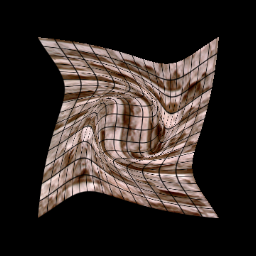

Write Python code to recreate this figure.
#!/usr/bin/env python

# Write and read MNI transforms (thin plate spline and grid), apply to an image.

import os
import tempfile

import vtkmodules.vtkInteractionStyle  # noqa: F401
import vtkmodules.vtkRenderingFreeType  # noqa: F401
import vtkmodules.vtkRenderingOpenGL2  # noqa: F401

from vtkmodules.vtkCommonCore import (
    vtkLookupTable,
    vtkPoints,
)
from vtkmodules.vtkCommonTransforms import (
    vtkGeneralTransform,
    vtkThinPlateSplineTransform,
    vtkTransform,
)
from vtkmodules.vtkFiltersHybrid import (
    vtkGridTransform,
    vtkTransformToGrid,
)
from vtkmodules.vtkIOImage import vtkBMPReader
from vtkmodules.vtkIOMINC import (
    vtkMNITransformReader,
    vtkMNITransformWriter,
)
from vtkmodules.vtkImagingCore import (
    vtkImageBlend,
    vtkImageMapToColors,
    vtkImageReslice,
)
from vtkmodules.vtkImagingSources import vtkImageGridSource
from vtkmodules.vtkRenderingCore import (
    vtkImageActor,
    vtkRenderWindow,
    vtkRenderWindowInteractor,
    vtkRenderer,
)

# Source
data_dir = os.environ.get("VPE_DATA_DIR", os.path.dirname(os.path.abspath(__file__)))
temp_dir = tempfile.mkdtemp()

# Create an image grid overlay
grid_source = vtkImageGridSource()
grid_source.SetGridSpacing(16, 16, 0)
grid_source.SetGridOrigin(0, 0, 0)
grid_source.SetDataExtent(0, 255, 0, 255, 0, 0)
grid_source.SetDataScalarTypeToUnsignedChar()

alpha_lut = vtkLookupTable()
alpha_lut.SetTableRange(0, 1)
alpha_lut.SetValueRange(1.0, 0.0)
alpha_lut.SetSaturationRange(0.0, 0.0)
alpha_lut.SetHueRange(0.0, 0.0)
alpha_lut.SetAlphaRange(0.0, 1.0)
alpha_lut.Build()

alpha_colors = vtkImageMapToColors()
alpha_colors.SetInputConnection(grid_source.GetOutputPort())
alpha_colors.SetLookupTable(alpha_lut)

# Read the background image
bmp_reader = vtkBMPReader()
bmp_reader.SetFileName(os.path.join(data_dir, "masonry.bmp"))

image_blend = vtkImageBlend()
image_blend.AddInputConnection(bmp_reader.GetOutputPort())
image_blend.AddInputConnection(alpha_colors.GetOutputPort())

# Create a ThinPlateSpline transform
source_points = vtkPoints()
source_points.SetNumberOfPoints(8)
source_points.SetPoint(0, 0, 0, 0)
source_points.SetPoint(1, 0, 255, 0)
source_points.SetPoint(2, 255, 0, 0)
source_points.SetPoint(3, 255, 255, 0)
source_points.SetPoint(4, 96, 96, 0)
source_points.SetPoint(5, 96, 159, 0)
source_points.SetPoint(6, 159, 159, 0)
source_points.SetPoint(7, 159, 96, 0)

target_points = vtkPoints()
target_points.SetNumberOfPoints(8)
target_points.SetPoint(0, 0, 0, 0)
target_points.SetPoint(1, 0, 255, 0)
target_points.SetPoint(2, 255, 0, 0)
target_points.SetPoint(3, 255, 255, 0)
target_points.SetPoint(4, 96, 159, 0)
target_points.SetPoint(5, 159, 159, 0)
target_points.SetPoint(6, 159, 96, 0)
target_points.SetPoint(7, 96, 96, 0)

tps_transform = vtkThinPlateSplineTransform()
tps_transform.SetSourceLandmarks(source_points)
tps_transform.SetTargetLandmarks(target_points)
tps_transform.SetBasisToR2LogR()

# Write the TPS transform
tps_file = os.path.join(temp_dir, "mni-thinplatespline.xfm")
tps_writer = vtkMNITransformWriter()
tps_writer.SetFileName(tps_file)
tps_writer.SetTransform(tps_transform)
tps_writer.Write()

# Read TPS back
tps_transform_reader = vtkMNITransformReader()
tps_transform_reader.SetFileName(tps_file)
tps_read_transform = tps_transform_reader.GetTransform()

# Make a linear transform
linear_transform = vtkTransform()
linear_transform.PostMultiply()
linear_transform.Translate(-127.5, -127.5, 0)
linear_transform.RotateZ(30)
linear_transform.Translate(+127.5, +127.5, 0)

# Remove the linear part from TPS
tps_general_transform = vtkGeneralTransform()
tps_general_transform.SetInput(tps_read_transform)
tps_general_transform.PreMultiply()
tps_general_transform.Concatenate(linear_transform.GetInverse().GetMatrix())

# Convert to grid transform
grid_converter = vtkTransformToGrid()
grid_converter.SetInput(tps_general_transform)
grid_converter.SetGridSpacing(16, 16, 1)
grid_converter.SetGridOrigin(-64.5, -64.5, 0)
grid_converter.SetGridExtent(0, 24, 0, 24, 0, 0)
grid_converter.Update()

grid_transform = vtkGridTransform()
grid_transform.SetDisplacementGridConnection(grid_converter.GetOutputPort())
grid_transform.SetInterpolationModeToCubic()

# Add back the linear part
grid_general_transform = vtkGeneralTransform()
grid_general_transform.SetInput(grid_transform)
grid_general_transform.PreMultiply()
grid_general_transform.Concatenate(linear_transform.GetMatrix())

# Invert for reslice
grid_general_transform.Inverse()

# Write grid transform
grid_file = os.path.join(temp_dir, "mni-grid.xfm")
grid_transform_writer = vtkMNITransformWriter()
grid_transform_writer.SetFileName(grid_file)
grid_transform_writer.SetComments("TestMNITransforms output transform")
grid_transform_writer.SetTransform(grid_general_transform)
grid_transform_writer.Write()

# Read grid transform back
grid_transform_reader = vtkMNITransformReader()
grid_transform_reader.SetFileName(grid_file)
read_transform = grid_transform_reader.GetTransform()

# Apply the grid warp to the image
image_reslice = vtkImageReslice()
image_reslice.SetInputConnection(image_blend.GetOutputPort())
image_reslice.SetResliceTransform(read_transform)
image_reslice.SetInterpolationModeToLinear()

# Display with standard rendering pipeline
image_actor = vtkImageActor()
image_actor.GetMapper().SetInputConnection(image_reslice.GetOutputPort())

renderer = vtkRenderer()
renderer.AddActor(image_actor)

render_window = vtkRenderWindow()
render_window.AddRenderer(renderer)
render_window.SetWindowName("mni transforms")
render_window.SetMultiSamples(0)
render_window.SetSize(256, 256)

interactor = vtkRenderWindowInteractor()
interactor.SetRenderWindow(render_window)

# Scene
renderer.GetActiveCamera().ParallelProjectionOn()
renderer.ResetCamera()

interactor.Initialize()
interactor.Start()

# Clean up temp files
for f in [tps_file, grid_file]:
    if os.path.exists(f):
        os.remove(f)
grid_mnc = os.path.join(temp_dir, "mni-grid_grid.mnc")
if os.path.exists(grid_mnc):
    os.remove(grid_mnc)
os.rmdir(temp_dir)
